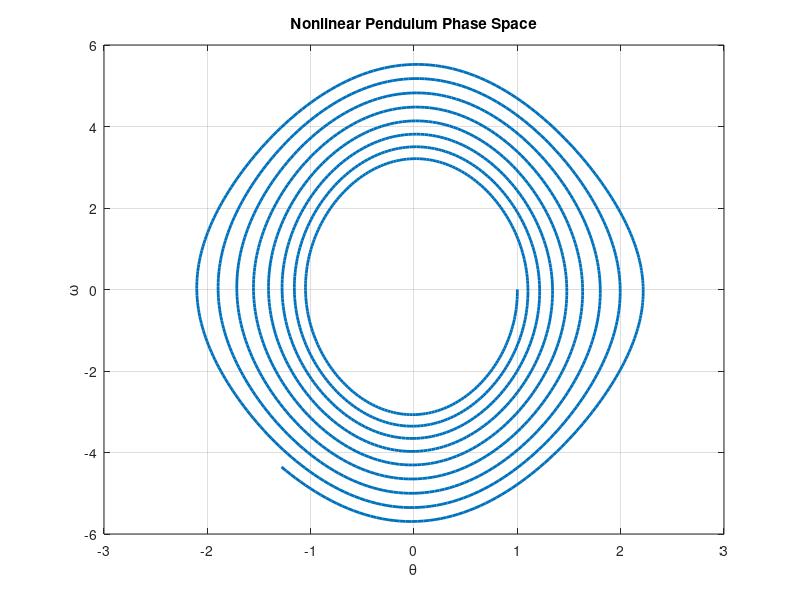
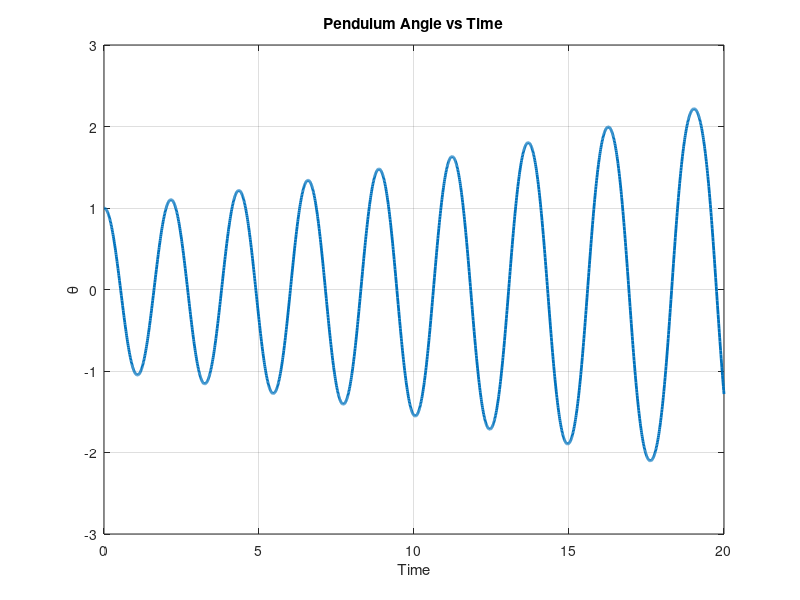
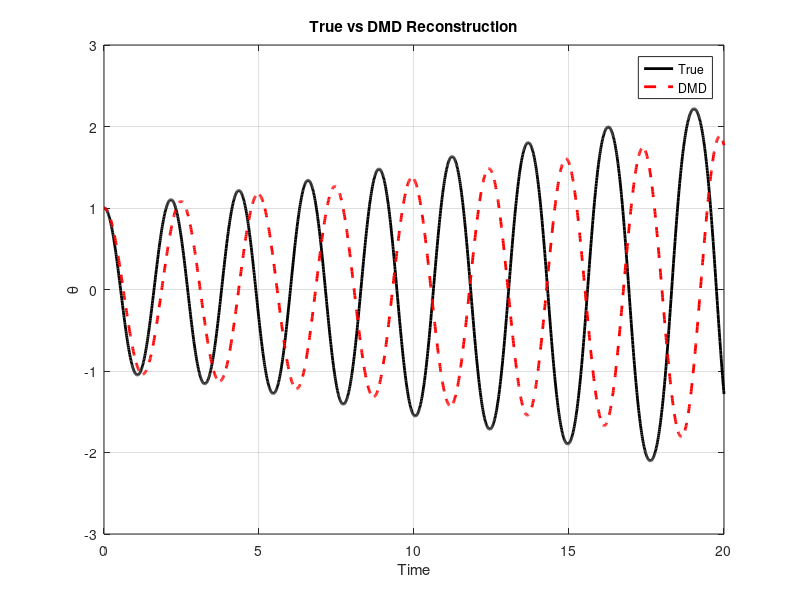
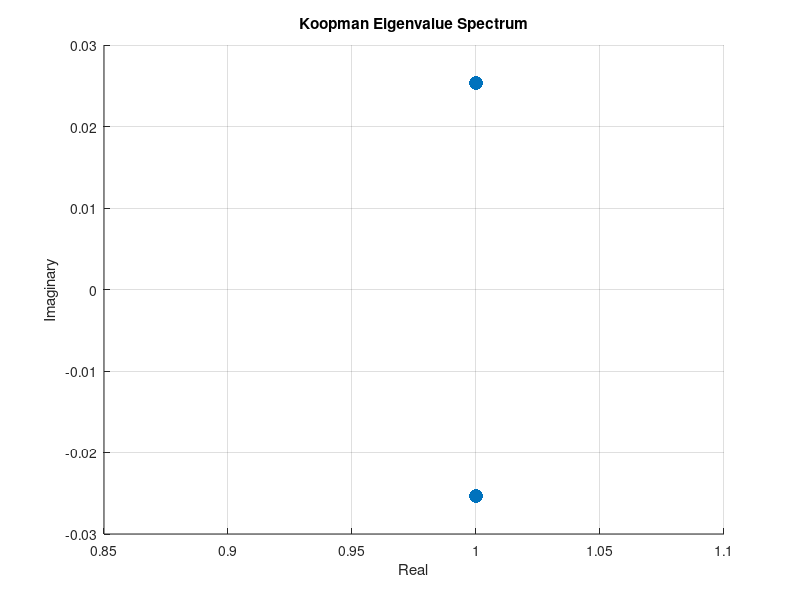

Source code (MATLAB) for these figures, in order:
clear
clc
close all

%% PARAMETERS

g = 9.81;
L = 1;

dt = 0.01;
T = 20;

t = 0:dt:T;

%% INITIAL STATE

x = zeros(2,length(t));

x(:,1) = [1;0];

%% SIMULATE NONLINEAR SYSTEM

for k = 1:length(t)-1
    
    x1 = x(1,k);
    x2 = x(2,k);
    
    dx1 = x2;
    dx2 = -(g/L)*sin(x1);
    
    x(:,k+1) = x(:,k) + dt*[dx1;dx2];
    
end

%% PHASE SPACE PLOT

figure

plot(x(1,:),x(2,:),'LineWidth',2)

xlabel('\theta')
ylabel('\omega')

title('Nonlinear Pendulum Phase Space')

grid on

%% TIME EVOLUTION

figure

plot(t,x(1,:),'LineWidth',2)

xlabel('Time')
ylabel('\theta')

title('Pendulum Angle vs Time')

grid on

%% DYNAMIC MODE DECOMPOSITION considering only the X and Y

X = x(:,1:end-1);
Y = x(:,2:end);

%% SVD

[U,S,V] = svd(X,'econ');

r = 2;

Ur = U(:,1:r);
Sr = S(1:r,1:r);
Vr = V(:,1:r);

%% APPROXIMATE KOOPMAN MATRIX

Atilde = Ur' * Y * Vr / Sr;

%% EIGEN DECOMPOSITION

[W,D] = eig(Atilde);

lambda = diag(D);

disp("Koopman Eigenvalues")
disp(lambda)

%% KOOPMAN MODES

Phi = Y * Vr / Sr * W;

%% RECONSTRUCTION USING DMD

b = Phi \ x(:,1);

time_dynamics = zeros(r,length(t));

for i = 1:length(t)
    
    time_dynamics(:,i) = (lambda.^(i-1)).*b;
    
end

x_dmd = Phi * time_dynamics;

%% TRUE VS DMD COMPARISON

figure

plot(t,x(1,:),'k','LineWidth',2)
hold on

plot(t,real(x_dmd(1,:)),'r--','LineWidth',2)

legend('True','DMD')

xlabel('Time')
ylabel('\theta')

title('True vs DMD Reconstruction')

grid on

%% KOOPMAN EIGENVALUE SPECTRUM

figure

scatter(real(lambda),imag(lambda),100,'filled')

xlabel('Real')
ylabel('Imaginary')

title('Koopman Eigenvalue Spectrum')

grid on
